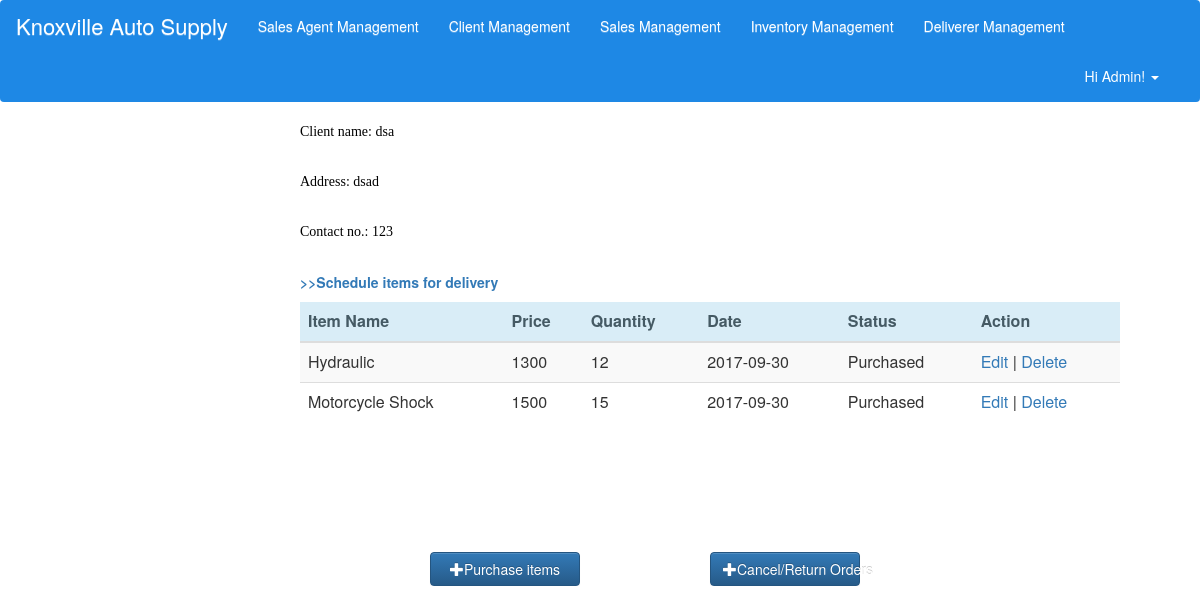
The page /knoxville/viewTransaction/17 on the database as committed earlier.
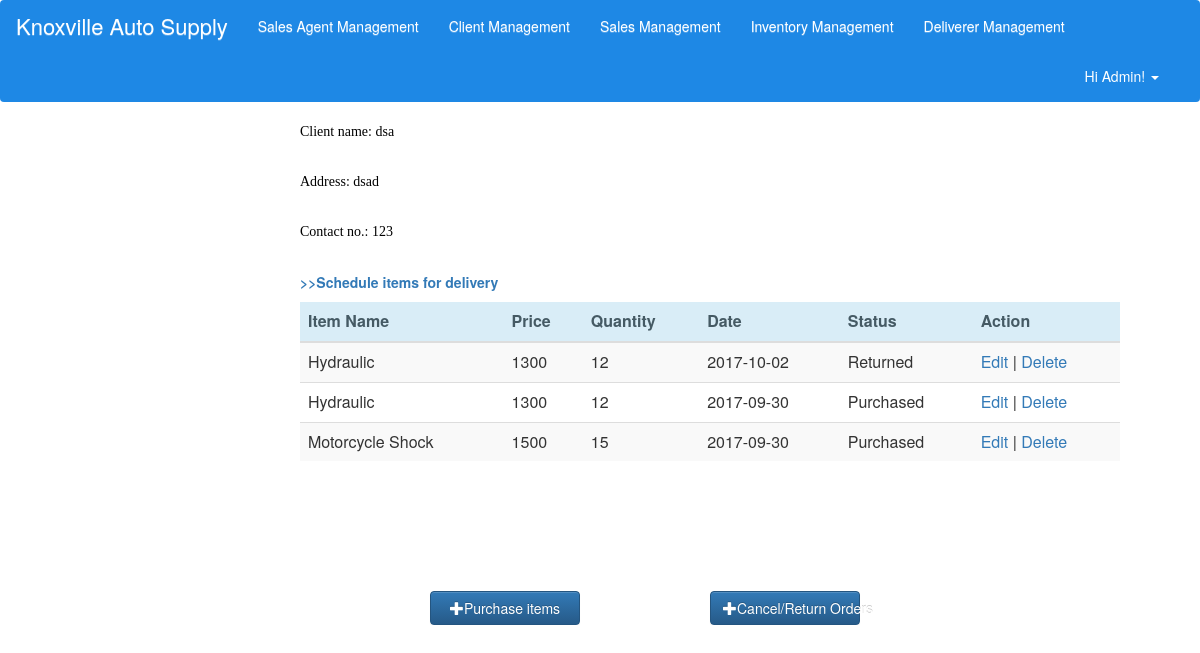
The same page on the database as committed later.
### tables this page shows
CREATE TABLE `item` (
  `itemID` int(11) NOT NULL,
  `item_desc` varchar(30) NOT NULL,
  `stocks` int(11) NOT NULL DEFAULT '0'
);

CREATE TABLE `transaction` (
  `transID` int(11) NOT NULL,
  `date` date NOT NULL,
  `time` time NOT NULL,
  `status` varchar(10) NOT NULL,
  `unit_price` int(11) NOT NULL,
  `quantity` int(11) NOT NULL DEFAULT '1',
  `itemID` int(11) NOT NULL,
  `orderID` int(11) NOT NULL
);

### application/controllers/knoxville.php (called while the page is built, shortened)
<?php
class Knoxville extends CI_Controller {
    public function __construct(){
        $this->load->model('client_model','Client');
        $this->load->model('sales_agent_model','SalesAgent');
		$this->load->model('order_model','Order');
		$this->load->model('item_model','Item');
		$this->load->model('transaction_model','Transaction');
		$this->load->model('deliverer_model','Deliverer');
    }
	public function viewTransaction($orderID){
        $condition = array('orderID' => $orderID);
		$orderRec = $this->Order->read($condition);
		$data['orderID'] = $orderID;
		 foreach($orderRec as $o){
            $clientID = $o['clientID'];
        }
		$condition = array('clientID' => $clientID);
        $clientRec = $this->Client->read($condition);
		 foreach($clientRec as $o){
            $data['cname'] = $o['client_name'];
            $data['cadd'] = $o['address'];
			$data['cnum'] = $o['contact_no'];
        }
		$condition = array('orderID' => $orderID);
		$transRec = $this->Transaction->read($condition);
		$data['trans'] = $transRec;
		$result_array = $this->Item->read();
		$data['items'] = $result_array;
		$header_data['title'] = "$orderID: Order Details";
		$this->load->view('include/header',$header_data);
        $this->load->view('trans_view',$data);
    }
}

### index.php (called while the page is built, shortened)
<?php
require_once BASEPATH.'core/CodeIgniter.php';

### application/models/client_model.php (called while the page is built, shortened)
<?php
class Client_model extends CI_Model {
    private $table = 'client';
    function read($condition=null){
        $this->db->select('*');
        $this->db->from($this->table);
        if(isset($condition))
            $this->db->where($condition);
        $query = $this->db->get();
        if($query->num_rows()>0)
            return $query->result_array();
        else
            return false;
    }
}
?>

### application/models/transaction_model.php (called while the page is built, shortened)
<?php
class Transaction_model extends CI_Model {
    private $table = 'transaction';
    function read($condition=null){
        $this->db->select('*');
        $this->db->from($this->table);
        $this->db->order_by('date','desc');
        if(isset($condition))
            $this->db->where($condition);
        $query = $this->db->get();
        if($query->num_rows()>0)
            return $query->result_array();
        else
            return false;
    }
}
?>

### application/models/item_model.php (called while the page is built, shortened)
<?php
class Item_model extends CI_Model {
    private $table = 'item';
    function read($condition=null){
        $this->db->select('*');
        $this->db->from($this->table);
        $query = $this->db->get();
        if($query->num_rows()>0)
            return $query->result_array();
        else
            return false;
    }
}
?>

### application/views/trans_view.php (the view)
<!DOCTYPE html>
<div class="margin left">
	<p class="font">Client name: <?php echo $cname?></p><br />
	<p class="font">Address: <?php echo $cadd?></p><br />
	<p class="font">Contact no.: <?php echo $cnum?></p><br />
	<p><a href="<?php echo base_url('knoxville/addDeliverySched/'.$orderID.'') ?>" ><b> >>Schedule items for delivery</b></a></p>
</div>
<div id="table" class="margin">
	<div class="table-responsive ">
    <table class="table table-striped">
        <thead>
            <tr id="trHead">
                <th class="info">Item Name</th>
				<th class="info">Price</th>
				<th class="info">Quantity</th>
                <th class="info">Date</th>
                <th class="info">Status</th>
                <th class="info">Action</th>
            </tr>
        </thead>
        <tbody>
            <?php
                foreach($trans as $t){
                    echo "<tr><td>";
					foreach($items as $i)
					{
						if ($t['itemID'] == $i['itemID'])
						echo $i['item_desc'];
					}
					echo '</td><td>'.$t['unit_price'].'</td><td>'.$t['quantity'].'</td><td>'.$t['date'].'</td><td>'.$t['status'].'</td><td><a href="'.base_url('knoxville/updateTransaction/'.$t['transID']).'">Edit</a> | <a href="">Delete</a></td></tr>';
					}
            ?>
        </tbody>
    </table>
	<a href="<?php echo base_url('knoxville/addPurchase/'.$orderID.'') ?>" >
    <button class="btn btn-primary" type="button" id="addButton"><span class="glyphicon glyphicon-plus"> </span>Purchase items</button></a>
	<a href="<?php echo base_url('knoxville/addRefund/'.$orderID.'') ?>" >
	<button class="btn btn-primary" type="button" id="addButton"><span class="glyphicon glyphicon-plus"> </span>Cancel/Return Orders</button></a>
</div>
</div>
</body>
</html>

Rows that differ between the two databases and show on the page:
added transaction: unit_price "1300", quantity "12", date "2017-10-02", status "Returned", item (item_desc "Hydraulic")
